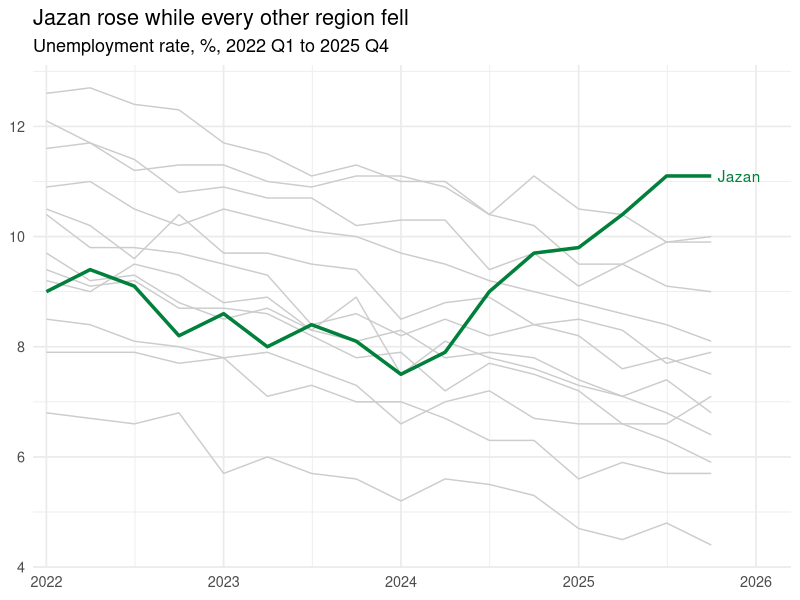

This figure's R source:
## ---- chunk 1
#| include: false
library(tidyverse)
rates <- read_csv("unemployment.csv") |>
  filter(region != "Kingdom")
up <- rates |>
  group_by(region) |>
  summarise(change = last(rate) - first(rate)) |>
  filter(change > 0) |>
  pull(region)
up_end <- rates |>
  filter(region %in% up) |>
  slice_tail(n = 1)
## ---- chunk 2
#| fig-width: 8
#| fig-height: 4.5
ggplot(rates, aes(date, rate, group = region)) +
  geom_line(colour = "grey80") +
  geom_line(data = filter(rates, region %in% up),
            colour = "#00803A", linewidth = 1.2) +
  geom_text(data = up_end, aes(label = region),
            hjust = -0.15, colour = "#00803A") +
  scale_x_date(expand = expansion(mult = c(0.02, 0.12))) +
  labs(title = str_glue("{up} rose while every other region fell"),
       subtitle = "Unemployment rate, %, 2022 Q1 to 2025 Q4",
       x = NULL, y = NULL) +
  theme_minimal(base_size = 13)
